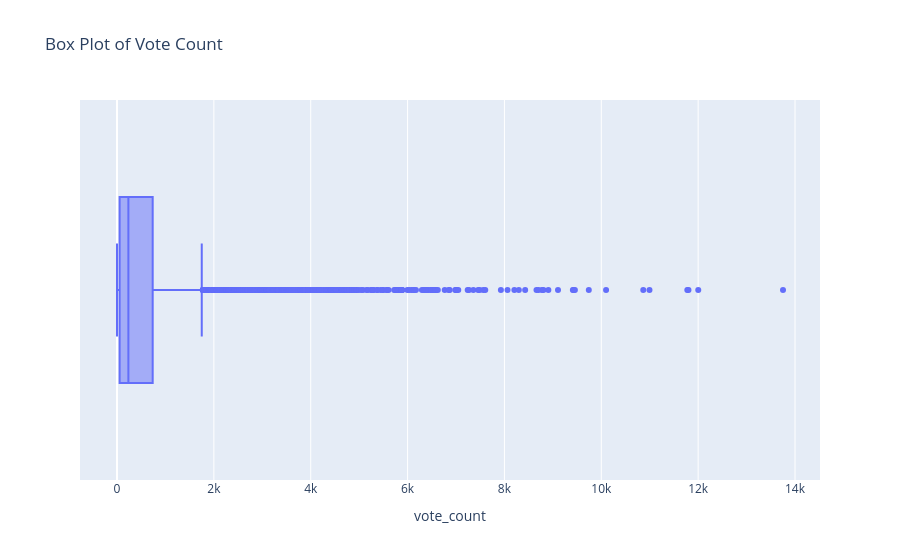

Source (notebook cell):
### Code cell
px.box(movies_cleaned_df, x='vote_count', title='Box Plot of Vote Count')

### Figure 1 — Plotly figure (JSON) as saved in the notebook; plotly's stock layout.template omitted (floating-point values rounded to 4 significant figures; data arrays with more than 128 entries replaced by an {"elided": "..."} marker saying what was removed)
{"data": [{"alignmentgroup": "True", "hovertemplate": "vote_count=%{x}<extra></extra>", "legendgroup": "", "marker": {"color": "#636efa"}, "name": "", "notched": false, "offsetgroup": "", "orientation": "h", "showlegend": false, "type": "box", "x": {"elided": "4803 int values"}, "x0": " ", "xaxis": "x", "y0": " ", "yaxis": "y"}], "layout": {"boxmode": "group", "legend": {"tracegroupgap": 0}, "title": {"text": "Box Plot of Vote Count"}, "xaxis": {"anchor": "y", "domain": [0, 1], "title": {"text": "vote_count"}}, "yaxis": {"anchor": "x", "domain": [0, 1]}}}
